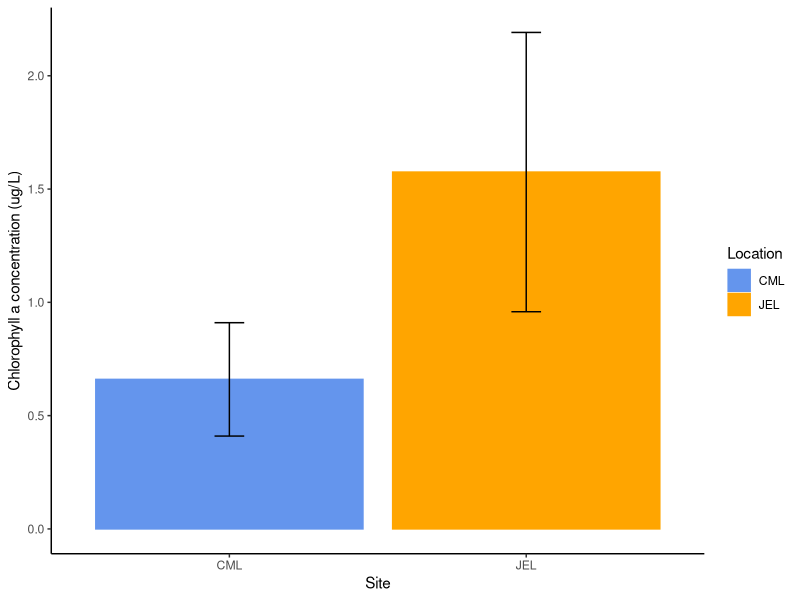
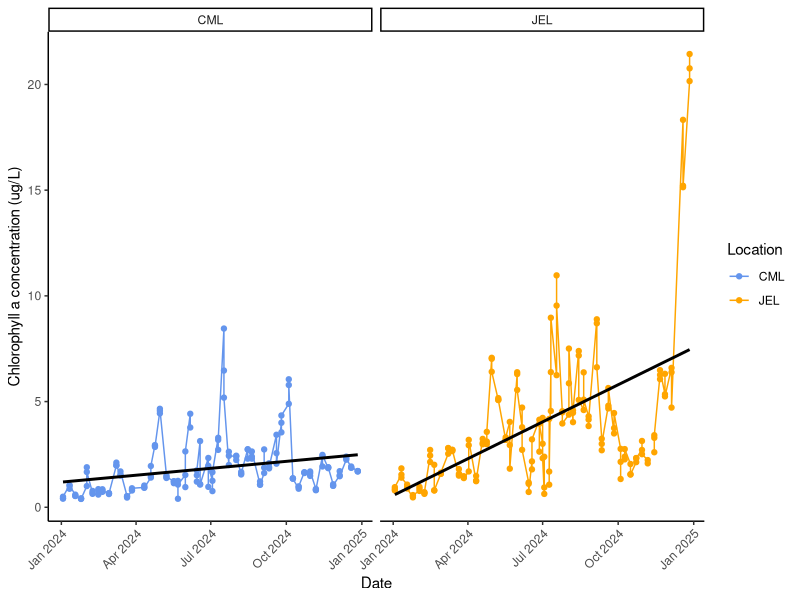
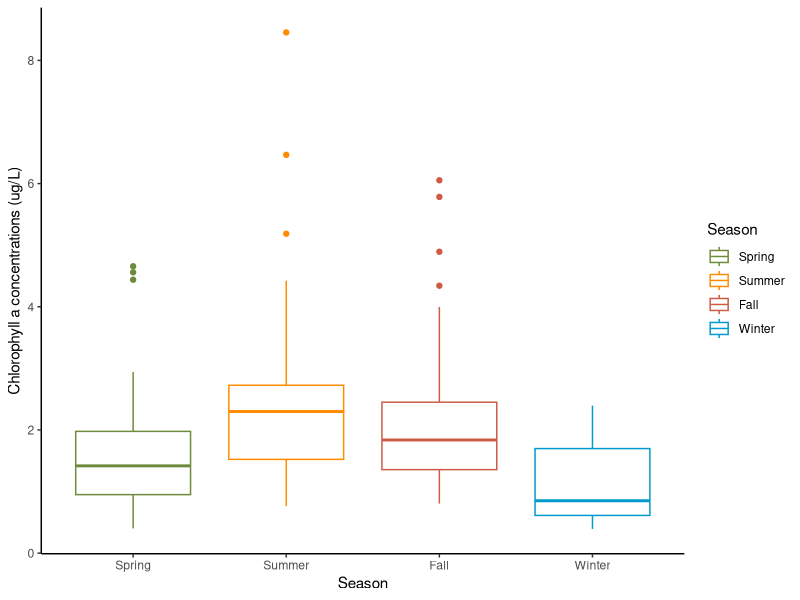
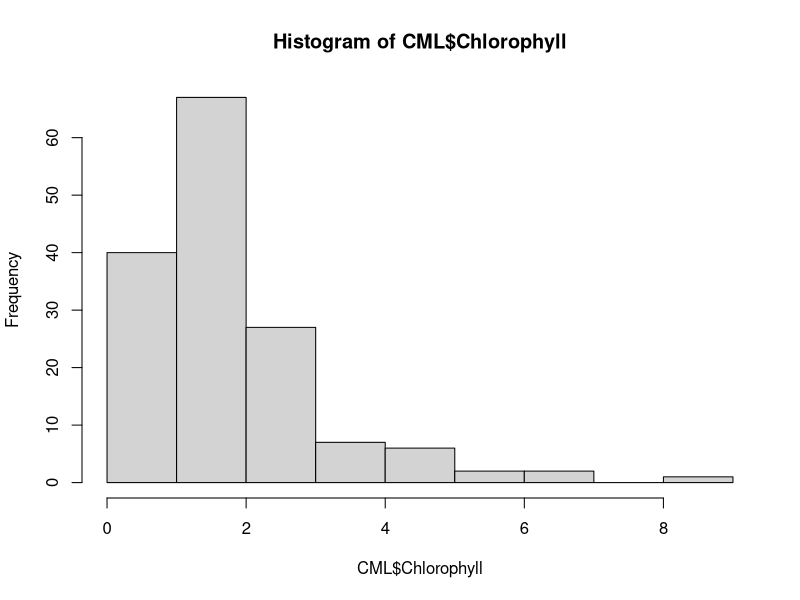
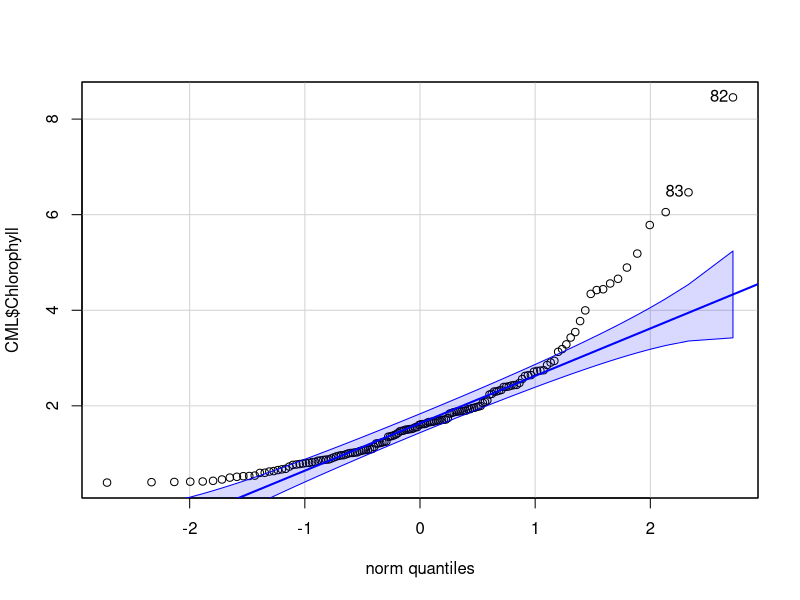
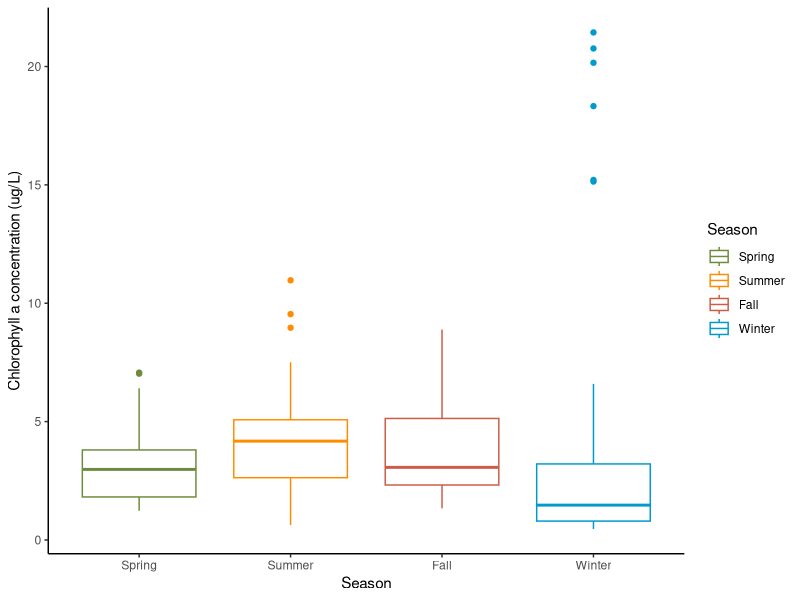
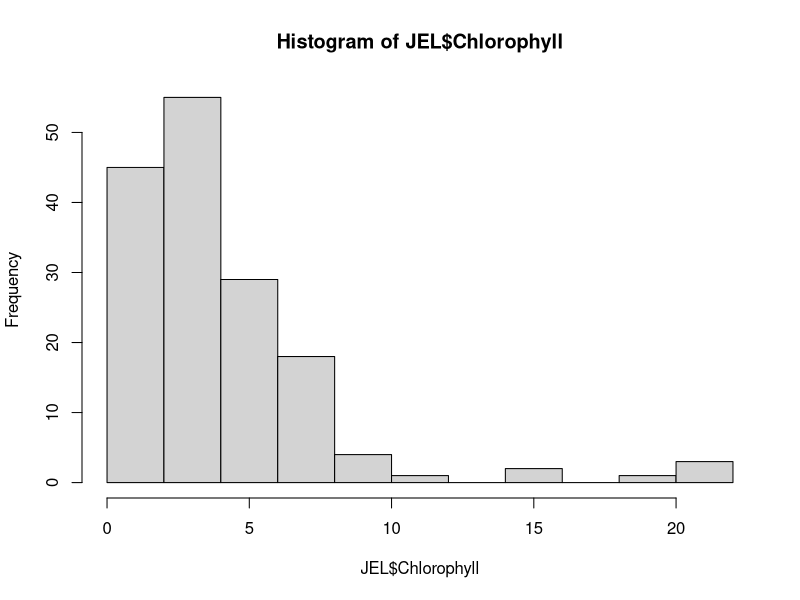
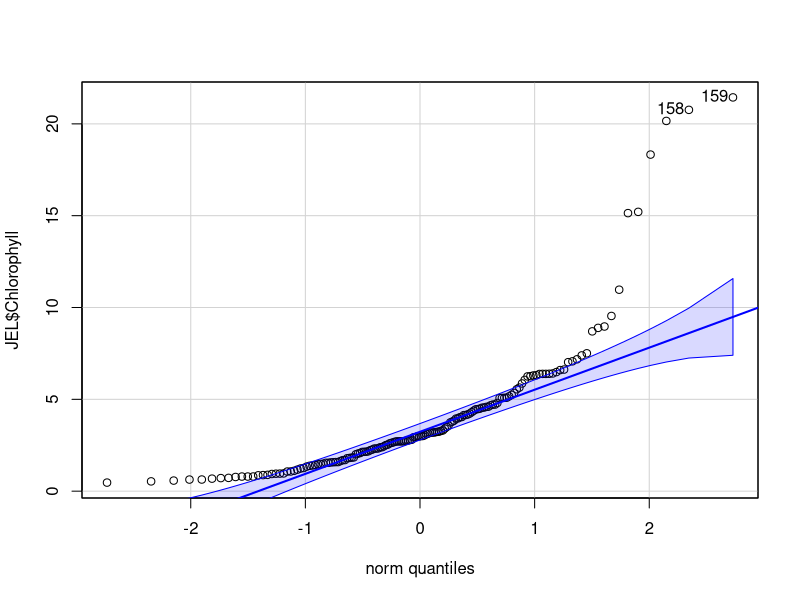

R code for these plots, in order:
## ---- chunk 1
#load necessary packages 
library(dplyr)
library(tidyverse)
library(tidyr)
library(ggplot2)
library(vegan)
library(lubridate)
library(car) #for qqplot

#import data from csv file
sampling_data<- read.csv("weekly_NH_data.csv")

#data cleaning
sampl_data <- sampling_data %>%
  mutate(date = make_date(Year, month_pull, day_pull)) %>% 
  filter(Location %in% c("CML", "JEL")) %>% #filter for only CML and JEL:
    mutate(
    Season = case_when(
      month_pull %in% c(12, 1, 2)  ~ "Winter",
      month_pull %in% c(3, 4, 5)   ~ "Spring",
      month_pull %in% c(6, 7, 8)   ~ "Summer",
      month_pull %in% c(9, 10, 11) ~ "Fall")) #make a new column for Season,                                       #according to month
  
#make a data set of just 2024 data
data_2024 <- sampl_data %>% 
  filter(Year == "2024") %>% 
   select(-notes, -dna_mL)  #drop columns we don't need
## ---- chunk 2
#| output: TRUE
#| fig-cap: "Bar graph of average chlorophyll a concentrations (ug/L) at CML and JEL in 2024. Error bars represent standard deviation"

#find mean and sd of chlorophyll for each site
site_mean <- data_2024 %>% 
  group_by(Location) %>% 
  drop_na() %>% 
  summarize(site_mean = mean(Chlorophyll), site_sd = sd(Chlorophyll)) 


#visualize the data in a bar graph 
ggplot(data = site_mean, mapping = aes(x = Location, y = site_mean, color = Location, fill = Location)) + geom_bar(stat = "identity") + 
  geom_errorbar(aes(ymin = site_mean - site_sd, ymax = site_mean +
                      site_sd),  width = 0.1, color = "black") + 
  xlab("Site") + ylab("Chlorophyll a concentration (ug/L)") + theme_classic() + 
  scale_color_manual(values = c("CML" = "cornflowerblue", "JEL" = "orange")) + scale_fill_manual(values = c("CML" = "cornflowerblue", "JEL" = "orange"))
## ---- chunk 3
#T TEST TO COMPARE CHLOROPHYLL AT 2 SITES

#t test
t.test(Chlorophyll ~ Location, data = data_2024)

#the t = -6.87 and the p value= 8.137e-11 so there is a significant difference in chlorophyll concentrations between the two sites
## ---- chunk 4
#| output: TRUE
#| fig-cap: "Line graph of weekly chlorophyll a concentrations (ug/L) at CML and JEL throughout 2024. Black lines represent linear trends"

#CHLOROPHYLL OVER TIME, BOTH SITES 

#plot with linear line
ggplot(data = data_2024, aes(x = date, y = Chlorophyll, color = Location)) + geom_point() + geom_line() + ylab("Chlorophyll a concentration (ug/L)") + xlab("Date") + theme_classic() + facet_wrap(~Location) + geom_smooth(method = "lm", se = FALSE, color = "black")  + 
  theme(axis.text.x = element_text(angle = 45, hjust = 1)) + 
  scale_color_manual(values = c("CML" = "cornflowerblue", "JEL" = "orange")) + scale_fill_manual(values = c("CML" = "cornflowerblue", "JEL" = "orange"))
## ---- chunk 5
#make a data set of just CML
CML<- data_2024 %>% 
  filter(Location == "CML")

#make a data set of just JEL data
JEL<- data_2024 %>% 
  filter(Location == "JEL")
## ---- chunk 6
# Fit a linear model to the CML data
#lm(response ~ explanatory, data = df)
CML_chlor_model <- lm(Chlorophyll ~ date, data = CML)

#print the summary of the linear model
summary(CML_chlor_model)

#print y intercept and slope of linear regression 
coef(CML_chlor_model)

#slope is positive but small (0.003586193)
## ---- chunk 7
# Fit a linear model to the JEL data
#lm(response ~ explanatory, data = df)
JEL_chlor_model <- lm(Chlorophyll ~ date, data = JEL)

#print the summary of the linear model
summary(JEL_chlor_model)

#print y intercept and slope of linear regression 
coef(JEL_chlor_model)

#slope is positive but small (0.01911108)
## ---- chunk 8
#| output: TRUE
#| fig-cap: "Boxplot of weekly chlorophyll a concentrations, grouped by season, at CML in 2024"

#SEASONAL COMPARISON OF CHLOROPHYLL AT CML IN 2024
#put seasons in order
CML$Season <- factor(CML$Season,
  levels = c("Spring", "Summer", "Fall", "Winter"),
  ordered = TRUE)

#visualize the data
ggplot(data = CML, mapping = aes(x = Season, y = Chlorophyll, color = Season)) + geom_boxplot() + ylab("Chlorophyll a concentrations (ug/L)") + 
  xlab("Season") + theme_classic() + 
  scale_color_manual(values = c("Fall" = "coral3", "Spring" = "darkolivegreen4", "Summer" = "darkorange", "Winter" = "deepskyblue3")) 
## ---- chunk 9

#VISUAL CHECKS FOR NORMALIY - histogram
hist(CML$Chlorophyll)

#data looks relatively normal 
## ---- chunk 10

#VISUAL CHECKS FOR NORMALIY -qqplot
qqPlot(CML$Chlorophyll)

#data looks relatively normal

## ---- chunk 11
#One way ANOVA for CML
ANOVA_CML_Season <- aov(Chlorophyll ~ Season, data = CML)

#print summary of ANOVA 
summary(ANOVA_CML_Season)

#At least one group is significantly different (F(3, 148) = 9.443, p<0.005).  

#Tukey test to see which group is different 
tukey_CML_Season <- TukeyHSD(ANOVA_CML_Season)

#summary of Tukey test 
tukey_CML_Season
#winter is significantly different from Fall p = 0.0010402
#Winter is also significantly different from summer p = 0.0000093
## ---- chunk 12
#| output: TRUE
#| fig-cap: "Boxplot of weekly chlorophyll a concentrations, grouped by season, at JEL in 2024"

#put seasons in order
JEL$Season <- factor(JEL$Season,
  levels = c("Spring", "Summer", "Fall", "Winter"),
  ordered = TRUE)

#visualize the data
ggplot(data = JEL, mapping = aes(x = Season, y = Chlorophyll, color = Season)) + geom_boxplot() + ylab("Chlorophyll a concentration (ug/L)") + xlab("Season") + theme_classic() + 
  scale_color_manual(values = c("Fall" = "coral3", "Spring" = "darkolivegreen4", "Summer" = "darkorange", "Winter" = "deepskyblue3")) 
## ---- chunk 13

#VISUAL CHECKS FOR NORMALIY - histogram
hist(JEL$Chlorophyll)

#data looks relatively normal

## ---- chunk 14
#VISUAL CHECKS FOR NORMALIY -qqplot
qqPlot(JEL$Chlorophyll)

#data looks relatively normal

## ---- chunk 15

#One way ANOVA
ANOVA_JEL_Season <- aov(Chlorophyll ~ Season, data = JEL)

#print summary of ANOVA 
summary(ANOVA_JEL_Season)

#No Seasons are significantly different at JEL (p=0.495).  
## ---- chunk 16
#| output: TRUE
#| fig-cap: "Bar graph of mean cyanobacteria, nanoeukaryote and picoeukaryote concentrations at CML and JEL in 2024. Error bars represent standard deviation"

#calculate mean picoeukaryote, nanoeukaryote and cyanobacteria concentrations at each site, remove NAs
phytoplankton <- data_2024 %>% 
  select(date, Season, Location, Nanoeukaryotes, Picoeukaryotes, Cyanobacteria) %>% 
  group_by(Location) %>% 
   summarize(
    mean_Nanoeukaryote = mean(Nanoeukaryotes, na.rm = TRUE), 
    mean_Picoeukaryote = mean(Picoeukaryotes, na.rm = TRUE), 
    mean_Cyanobacteria = mean(Cyanobacteria, na.rm = TRUE),
    sd_Nanoeukaryote = sd(Nanoeukaryotes, na.rm = TRUE), 
    sd_Picoeukaryote = sd(Picoeukaryotes, na.rm = TRUE),
    sd_Cyanobacteria = sd(Cyanobacteria, na.rm = TRUE))

#pivot to be able to graph 
phyto_long <- phytoplankton %>% 
  pivot_longer(cols = -Location, 
               names_to = c("Stat", "Type"),
               names_sep = "_",  values_to = "Value") %>% 
  pivot_wider(names_from = Stat, values_from = Value)

#graph mean data, facet by location, add error bars for standard deviations 
ggplot(data = phyto_long, aes(x = Type, y = mean, fill = Type)) + 
  geom_bar(stat = "identity") + ylab("Mean concentration (cells per mL)") + 
  facet_wrap(~Location) + theme_classic() + 
   geom_errorbar(aes(ymin = mean - sd, ymax = mean +
                      sd),  width = 0.1, color = "black") +
  scale_fill_manual(values = c("Cyanobacteria" = "darkmagenta", 
                               "Nanoeukaryote" = "aquamarine4",
                               "Picoeukaryote" = "darksalmon"))  + 
  theme(axis.text.x = element_text(angle = 45, hjust = 1))
## ---- chunk 17
#T TEST TO COMPARE CYANOBACTERIA AT 2 SITES
#t test
t.test(Cyanobacteria ~ Location, data = data_2024)

#the p value = 0.7774 so there is not a significant difference in cyanobacteria concentrations between the two sites
## ---- chunk 18
#T TEST TO COMPARE NANOEUKARYOTES AT 2 SITES
#t test
t.test(Nanoeukaryotes ~ Location, data = data_2024)

#the p value= 0.0004185 so there is a significant difference in nanoeukaryote concentrations between the two sites
## ---- chunk 19
#T TEST TO COMPARE PICOEUKARYOTES AT 2 SITES
#t test
t.test(Picoeukaryotes ~ Location, data = data_2024)

#the p value= 0.01047 so there is a significant difference in picoeukaryote concentrations between the two sites
## ---- chunk 20
#| output: TRUE
#| fig-cap: "Boxplot of weekly picoeukaryote, nanoeukaryote, and cyanobacteria concentrations, grouped by season, at  CML in 2024"

#pivot longer so that I can put Picoeukaryotes, Nanoeukaryotes, and Cyanobacteria all on the same graph 

CML_long <- CML %>% 
  select(date, Season, Picoeukaryotes, Nanoeukaryotes, Cyanobacteria) %>% 
  pivot_longer(
    cols = c(Nanoeukaryotes, Picoeukaryotes, Cyanobacteria),
    names_to = "Type",      
    values_to = "cells_per_ml")

#put seasons in order
CML_long$Season <- factor(CML_long$Season,
  levels = c("Spring", "Summer", "Fall", "Winter"),
  ordered = TRUE)

#visualize the data
ggplot(data = CML_long, mapping = aes(x = Season, y = cells_per_ml, color = Type)) + geom_boxplot() + ylab("Concentration (cells per mL)") + 
  xlab("Season") + theme_classic() +
  scale_color_manual(values = c("Cyanobacteria" = "darkmagenta",
                                "Nanoeukaryotes" = "aquamarine4", 
                                "Picoeukaryotes" = "darksalmon"))
## ---- chunk 21
#| output: TRUE
#| fig-cap: "Boxplot of weekly picoeukaryote, nanoeukaryote, and cyanobacteria concentrations, grouped by season, at  JEL in 2024"

#pivot longer so that I can put Picoeukaryotes, Nanoeukaryotes, and Cyanobacteria all on the same graph 
JEL_long <- JEL %>% 
  select(date, Season, Picoeukaryotes, Nanoeukaryotes, Cyanobacteria) %>% 
  pivot_longer(
    cols = c(Nanoeukaryotes, Picoeukaryotes, Cyanobacteria),
    names_to = "Type",      
    values_to = "cells_per_ml")

#put seasons in order
JEL_long$Season <- factor(JEL_long$Season,
  levels = c("Spring", "Summer", "Fall", "Winter"),
  ordered = TRUE)

#visualize the data
ggplot(data = JEL_long, mapping = aes(x = Season, y = cells_per_ml, color = Type)) + geom_boxplot() + ylab("Concentration (cell per mL)") + xlab("Season") + theme_classic() +
  scale_color_manual(values = c("Cyanobacteria" = "darkmagenta", "Nanoeukaryotes" = "aquamarine4", "Picoeukaryotes" = "darksalmon"))
## ---- chunk 22
#Manova tests of CML phytoplankton data by season and location
CML_manova <- manova(
  cbind(Picoeukaryotes, Nanoeukaryotes, Cyanobacteria) ~ Season,
  data = CML)

summary(CML_manova)
 
#The p value is 2.215e-10 so at least one group in one season is significantly different 

#print ANOVA for each variable
summary.aov(CML_manova)
#significant for pico (p=2.755e-06), nano(p=0.0001669), and cyano (p=0.0004007)
## ---- chunk 23
#TUKEY TESTS TO SEE WHICH GROUPS ARE SIGNIFICANTLY DIFFERENT AT CML

aov_pico_CML  <- aov(Picoeukaryotes ~ Season, data = CML)
aov_nano_CML  <- aov(Nanoeukaryotes ~ Season, data = CML)
aov_cyano_CML <- aov(Cyanobacteria ~ Season, data = CML)

TukeyHSD(aov_pico_CML)
TukeyHSD(aov_nano_CML)
TukeyHSD(aov_cyano_CML)


#cyano: winter significantly different from spring and fall 
#nano: summer significantly different from spring and winter
#pico: fall significantly different from spring and winter 
## ---- chunk 24
#Manova tests of JEL phytoplankton data by season and location
JEL_manova <- manova(
  cbind(Cyanobacteria, Nanoeukaryotes, Picoeukaryotes) ~ Season,
  data = JEL)

summary(JEL_manova)
 
#The p value is 9.271e-06 so at least one group in one season is significantly different 

#print ANOVA for each variable
summary.aov(JEL_manova)
#significant for cyano (2.826e-05) and pico (p = 0.0001314) but not nano(p = 0.1258)
## ---- chunk 25
#TUKEY TESTS TO SEE WHICH GROUPS ARE SIGNIFICANTLY DIFFERENT AT JEL

aov_cyano_JEL <- aov(Cyanobacteria ~ Season, data = JEL)
aov_pico_JEL  <- aov(Picoeukaryotes ~ Season, data = JEL)

TukeyHSD(aov_cyano_JEL)
TukeyHSD(aov_pico_JEL)

#cyano: winter is significantly different from spring and fall
#pico: fall is significantly different from spring and winter 
